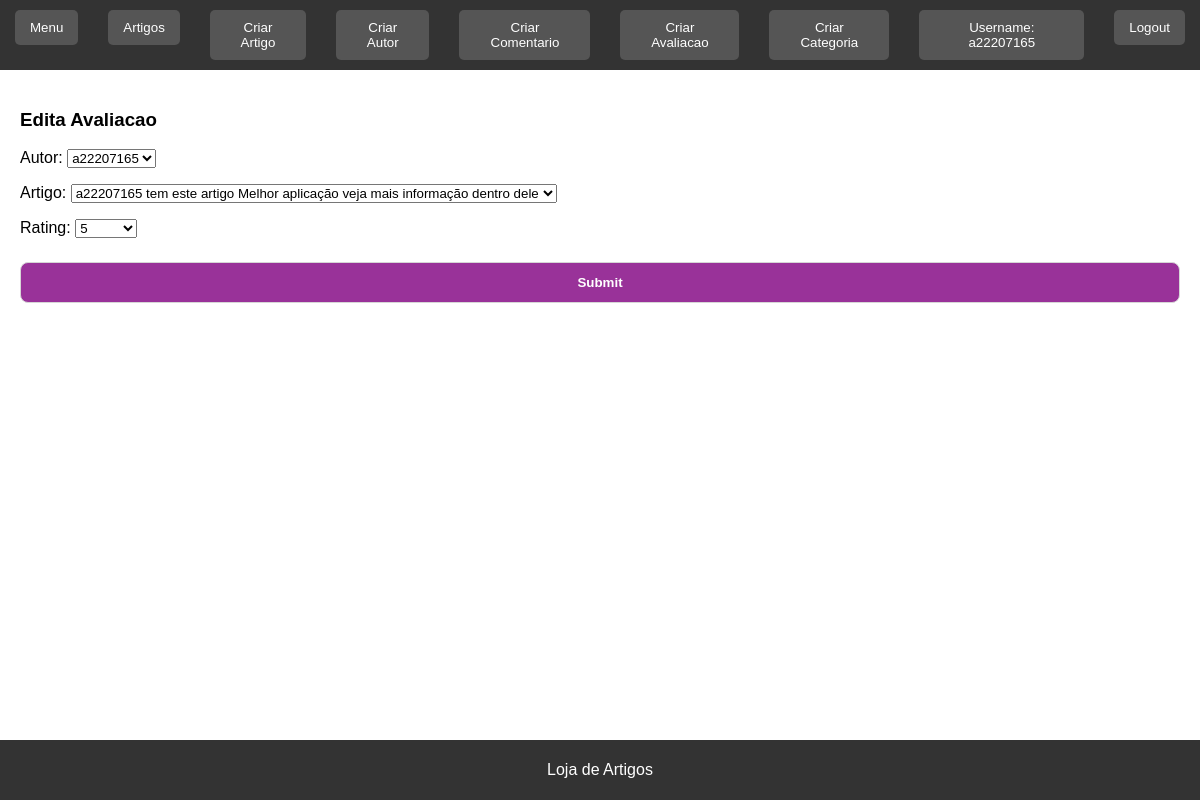
The page /artigos/avaliacao/1/edita (signed in) on the database its author committed.
### artigos/models.py (models this page shows, shortened)
class Artigo(models.Model):
    autor = models.ForeignKey(Autor, on_delete=models.CASCADE)
    titulo = models.CharField(max_length=200)
    conteudo = models.TextField()
    categoria = models.ForeignKey(Categoria, on_delete=models.SET_NULL, null=True)
    data_publicacao = models.DateTimeField(auto_now_add=True)
    imagem_destaque = models.ImageField(upload_to='artigos/', null=True, blank=True)
    def __str__(self):
        return f"{self.autor.usuario.username} tem este artigo {self.titulo} veja mais informação dentro dele"

class Avaliacao(models.Model):
    RATING_CHOICES = (
        (1, '1'),
        (2, '2'),
        (3, '3'),
        (4, '4'),
        (5, '5'),
    )
    autor = models.ForeignKey(User, on_delete=models.CASCADE)
    artigo = models.ForeignKey(Artigo, on_delete=models.CASCADE)
    rating = models.IntegerField(choices=RATING_CHOICES)

### artigos/views.py (the view)
# urls.py: path('avaliacao/<int:avaliacao_id>/edita', views.edita_avaliacao_view,name="edita_avaliacao"),
@login_required
def edita_avaliacao_view(request, avaliacao_id):
    avaliacao = Avaliacao.objects.get(id=avaliacao_id)
    if request.POST:
        form = AvaliacaoForm(request.POST or None, request.FILES, instance=avaliacao)
        if form.is_valid():
            form.save()
            return redirect('artigos:lista_artigos')
    else:
        form = AvaliacaoForm(instance=avaliacao)
    context = {'form': form, 'avaliacao':avaliacao}
    return render(request, 'artigos/edita_avaliacao.html', context)

### artigos/forms.py
class AvaliacaoForm(forms.ModelForm):
    class Meta:
        model = Avaliacao
        fields = '__all__'

### artigos/templates/artigos/edita_avaliacao.html (shortened to what this page needs)
{% extends 'artigos/layout.html' %}
{% block content %}
    <h3>Edita Avaliacao</h3>
    <form action="{% url 'artigos:edita_avaliacao' avaliacao.id %}" method="post" enctype='multipart/form-data'>
      {{ form.as_p }}
      <input type="submit">
    </form>
{% endblock %}

### artigos/templates/artigos/layout.html (shortened to what this page needs)
<!DOCTYPE html>
<html lang="pt">
<head>
    {% load static %}
    <link rel="stylesheet" href="{% static 'artigos/artigos.css' %}">
</head>
<body>
    <header>
        <nav>
            <ul>
                <li><a href="{% url 'menu:index' %}"><button>Menu</button></a></li>
                <li><a href="{% url 'artigos:lista_artigos' %}"><button>Artigos</button></a></li>
                {% if request.user.is_authenticated %}
                    <li><a href="{% url 'artigos:novo_artigo' %}"><button>Criar Artigo</button></a></li>
                    <li><a href="{% url 'artigos:novo_autor' %}"><button>Criar Autor</button></a></li>
                    <li><a href="{% url 'artigos:novo_comentario' %}"><button>Criar Comentario</button></a></li>
                    <li><a href="{% url 'artigos:novo_avaliacao' %}"><button>Criar Avaliacao</button></a></li>
                    <li><a href="{% url 'artigos:novo_categoria' %}"><button>Criar Categoria</button></a></li>
                    <li><a href="{% url 'user' %}"><button>Username: {{ request.user.username }}</button></a></li>
                    <li><a href="{% url 'logout' %}"><button>Logout</button></a></li>
                {% else %}
                    <li><a href="{% url 'login' %}"><button>Login</button></a></li>
                {% endif %}
            </ul>
        </nav>
    </header>
    <main>
        {% block content %}
        {% endblock %}
    </main>
    <footer>
        <p>Loja de Artigos</p>
    </footer>
</body>
</html>

### artigos/static/artigos/artigos.css (style rules this page uses)
body { font-family: Arial, sans-serif; margin: 0; padding: 0; box-sizing: border-box; }
header { background-color: #333; color: white; padding: 10px 0; }
nav ul { list-style: none; margin: 0; padding: 0; display: flex; justify-content: center; }
nav ul li { margin: 0 15px; }
nav ul li a { color: white; text-decoration: none; font-size: 16px; }
nav ul li a button { background-color: #555; border: none; color: white; padding: 10px 15px; cursor: pointer; border-radius: 5px; }
main { padding: 20px; }
footer { background-color: #333; color: white; text-align: center; padding: 5px 0; position: fixed; width: 100%; bottom: 0; }
* { box-sizing: border-box; font-family: sans-serif; }
input { display: inline-block; width: 100%; padding: 12px 20px; margin: 8px 0; border: 1px solid #ccc; border-radius: 8px; }
input[type=submit] { background-color: purple; opacity: 0.8; font-weight: bold; color: white; }

### rows shown on the page
Artigo: autor "a22207165"
Avaliacao: artigo "a22207165 tem este artigo Melhor aplicação veja mais informação dentro dele", rating "5"

### other values the page prints
{{ request.user.username }} "a22207165"
